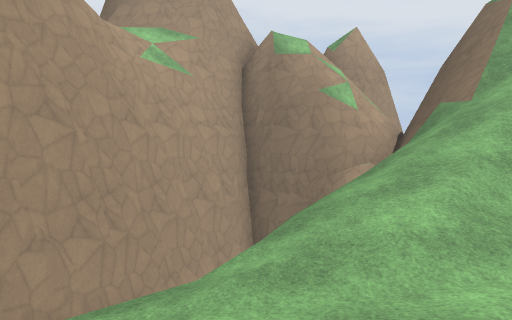
[1] (above)

12 first-person views from a walk through a 3-D level made in the Godot game engine. The camera is 1.4 m above the floor, tilts 4° down and sees 70° across. The floor is counted in squares, 2 m on a side. Each view is taken from the middle of a square. On the plan, view 1 faces up. The plan holds only what a view shows up to about 11 squares ahead; the rest is blank. The place goes on beyond the plan. Characters and animated objects are left out. Surface patterns are stand-ins for the level's own textures.

[2]
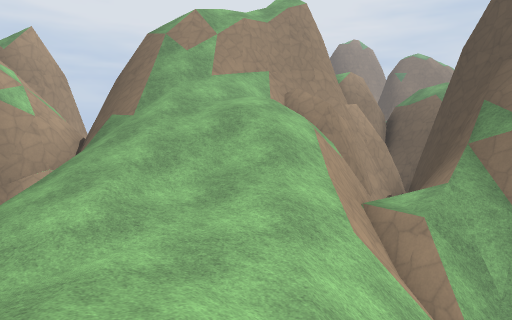

[3]
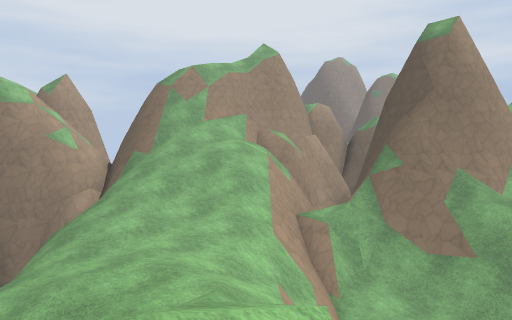

[4]
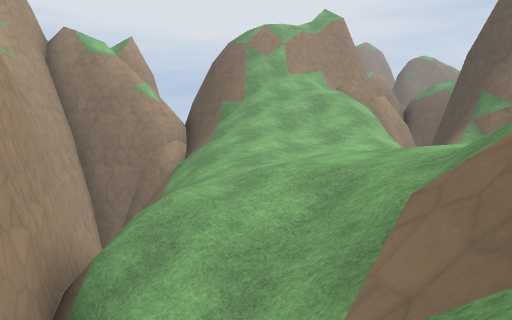

[5]
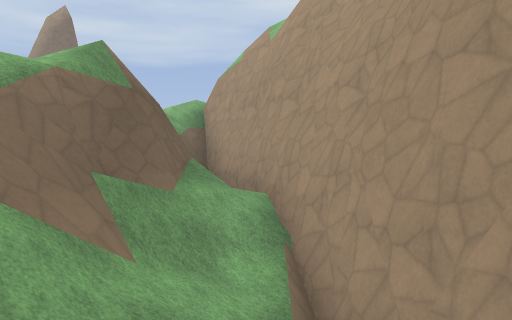

[6]
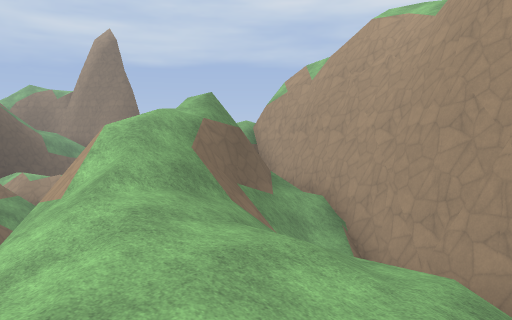

[7]
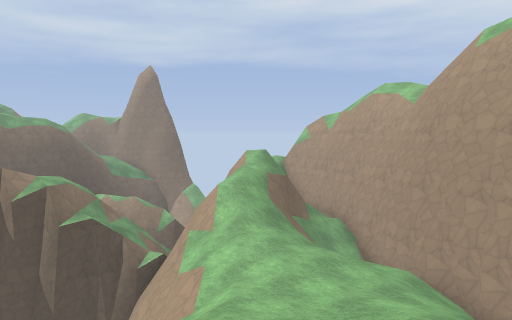

[8]
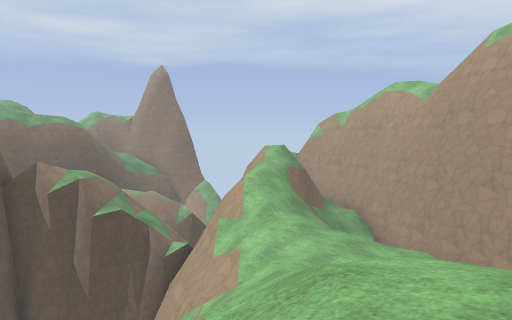

[9]
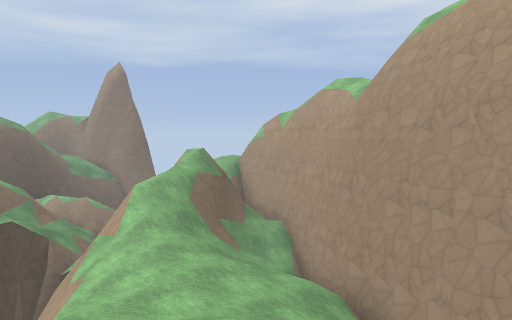

[10]
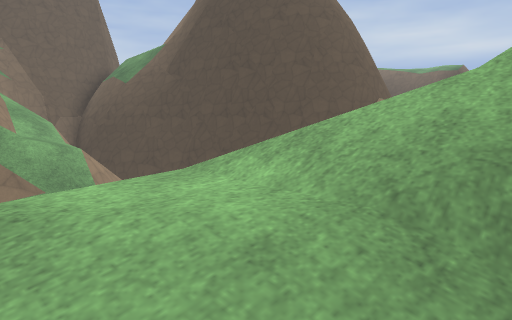

[11]
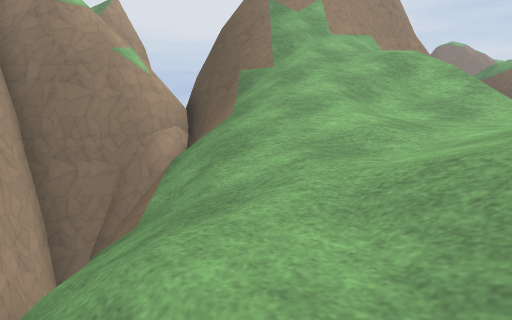

[12]
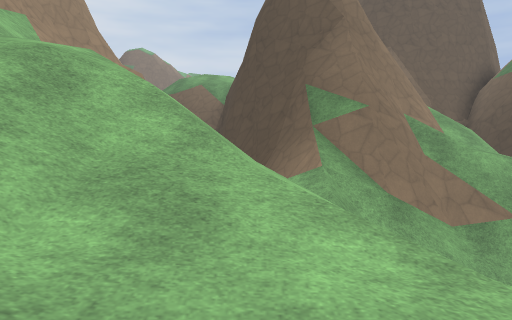

### Floor plan
Key: @ floor where view 1 was taken; # wall or solid block; . main floor; - floor 0.5 m lower than the main floor; _ floor 0.75 m lower than the main floor; < floor 3.25 m lower than the main floor; / step, stairs or slope; = window, fence, low wall or low ledge; ^ raised ledge; v drop or lower ground.
Columns run from 8 left of view 1 to 10 right of it. Each row starts with its distance up from view 1.
 10            #vv
  9        #####v=^
  8        #v##v==##
  7       ##vvvv#//##
  6       #v  v/////###
  5      ##vv///////^##
  4      #vv///////=^vv
  3      #v///////#####
  2     ##/__-.//#=
  1     #///.../##
  0    ##///@///###
 -1   ##//=///#==< ####
 -2   #//##///#=   =#=#
 -3   #/#///v #     .vv
 -4  ###v// v #
 -5 ###  v
 -6 ##       vv
 -7           ##v  ##

Where each view was taken, in squares from view 1:
view 1: 0 up, 0 right, facing up
view 2: 1 down, 0 right, facing up-right
view 3: 4 down, 2 left, facing up-right
view 4: 2 down, 4 left, facing up-right
view 5: 2 up, 1 left, facing down-left
view 6: 3 up, 2 right, facing down-left
view 7: 5 up, 6 right, facing down-left
view 8: 5 up, 7 right, facing down-left
view 9: 6 up, 4 right, facing down-left
view 10: 0 up, 1 left, facing down-right
view 11: 1 up, 2 left, facing up-right
view 12: 2 up, 1 right, facing right
